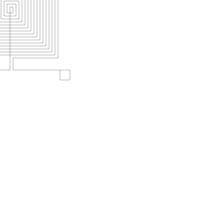

Generate this figure with Python:
import drawsvg as draw
from numpy import array

class CoilMaker:

    def GenerateCoil(name):
        d = draw.Drawing(200, 200, origin='center', display = False)
        p = draw.Path(stroke_width = 0.202, stroke = 'black', fill_opacity = "0")
        coil_circuit = CoilMaker()
        coil_circuit.makeCoil(p)
        d.append(p)
        d.save_svg(name + ".svg")

    def makeCoil(self, path):
        '''
        scale limit : 9cm * 9cm (360 * 360)
        '''
        path.M(-110, -30)
        path.L(-110, -20)
        path.L(-120, -20)
        path.L(-120, -30)
        path.L(-90, -30)
        self.stitchCoil(path, 15, [-90, -90], [6, 6], [3, 3], 2)
        path.L(-87, -30)
        path.L(-30, -30)
        path.L(-30, -20)
        path.L(-40, -20)
        path.L(-40, -30)

    def stitchCoil(self, path, n_turns, centers, din, spacing, direction):
        '''
        direction: 1 for left, 2 for up, 3 for right, 4 for down
        '''
        next_top_left_corner = array([centers[0] - din[0]/2, centers[1] - din[1]/2])
        next_bot_right_corner = array([centers[0] + din[0]/2, centers[1] + din[1]/2])
        path.L(centers[0], centers[1])

        if direction == 1:
            path.L(next_top_left_corner[0], centers[1])
            for turn in range(0, n_turns + 1):
                path.L(next_top_left_corner[0], next_top_left_corner[1])
                path.L(next_bot_right_corner[0], next_top_left_corner[1])
                if turn == n_turns:
                    path.L(next_bot_right_corner[0], centers[1] - spacing[1])
                else:
                    path.L(next_bot_right_corner[0], next_bot_right_corner[1])
                    path.L(next_top_left_corner[0] - spacing[0], next_bot_right_corner[1])
                next_top_left_corner -= spacing
                next_bot_right_corner += spacing
        elif direction == 2:
            path.L(centers[0], next_top_left_corner[1])
            for turn in range(0, n_turns + 1):
                path.L(next_bot_right_corner[0], next_top_left_corner[1])
                path.L(next_bot_right_corner[0], next_bot_right_corner[1])
                if turn == n_turns:
                    path.L(centers[0] + spacing[0], next_bot_right_corner[1])
                else:
                    path.L(next_top_left_corner[0], next_bot_right_corner[1])
                    path.L(next_top_left_corner[0], next_top_left_corner[1] - spacing[1])
                next_top_left_corner -= spacing
                next_bot_right_corner += spacing
        elif direction == 3:
            path.L(next_bot_right_corner[0], centers[1])
            for turn in range(0, n_turns + 1):
                path.L(next_bot_right_corner[0], next_bot_right_corner[1])
                path.L(next_top_left_corner[0], next_bot_right_corner[1])
                if turn == n_turns:
                    path.L(next_top_left_corner[0], centers[1] + spacing[1])
                else:
                    path.L(next_top_left_corner[0], next_top_left_corner[1])
                    path.L(next_bot_right_corner[0] + spacing[0], next_top_left_corner[1])
                next_top_left_corner -= spacing
                next_bot_right_corner += spacing
        else:
            path.L(centers[0], next_bot_right_corner[1])
            for turn in range(0, n_turns + 1):
                path.L(next_top_left_corner[0], next_bot_right_corner[1])
                path.L(next_top_left_corner[0], next_top_left_corner[1])
                if turn == n_turns:
                    path.L(centers[0] - spacing[0], next_top_left_corner[1])
                else:
                    path.L(next_bot_right_corner[0], next_top_left_corner[1])
                    path.L(next_bot_right_corner[0], next_bot_right_corner[1] + spacing[1])
                next_top_left_corner -= spacing
                next_bot_right_corner += spacing

if __name__=="__main__":
    CoilMaker.GenerateCoil("coil_dis3_15")
